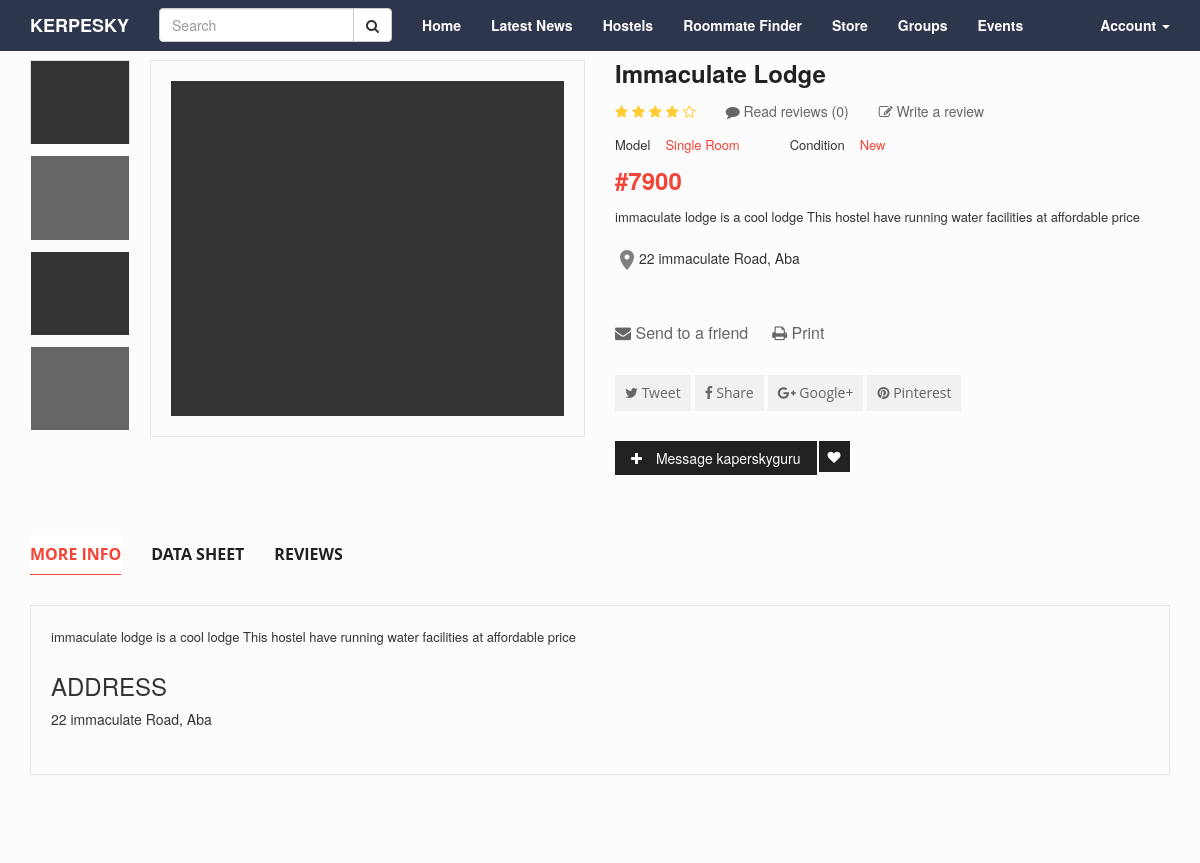
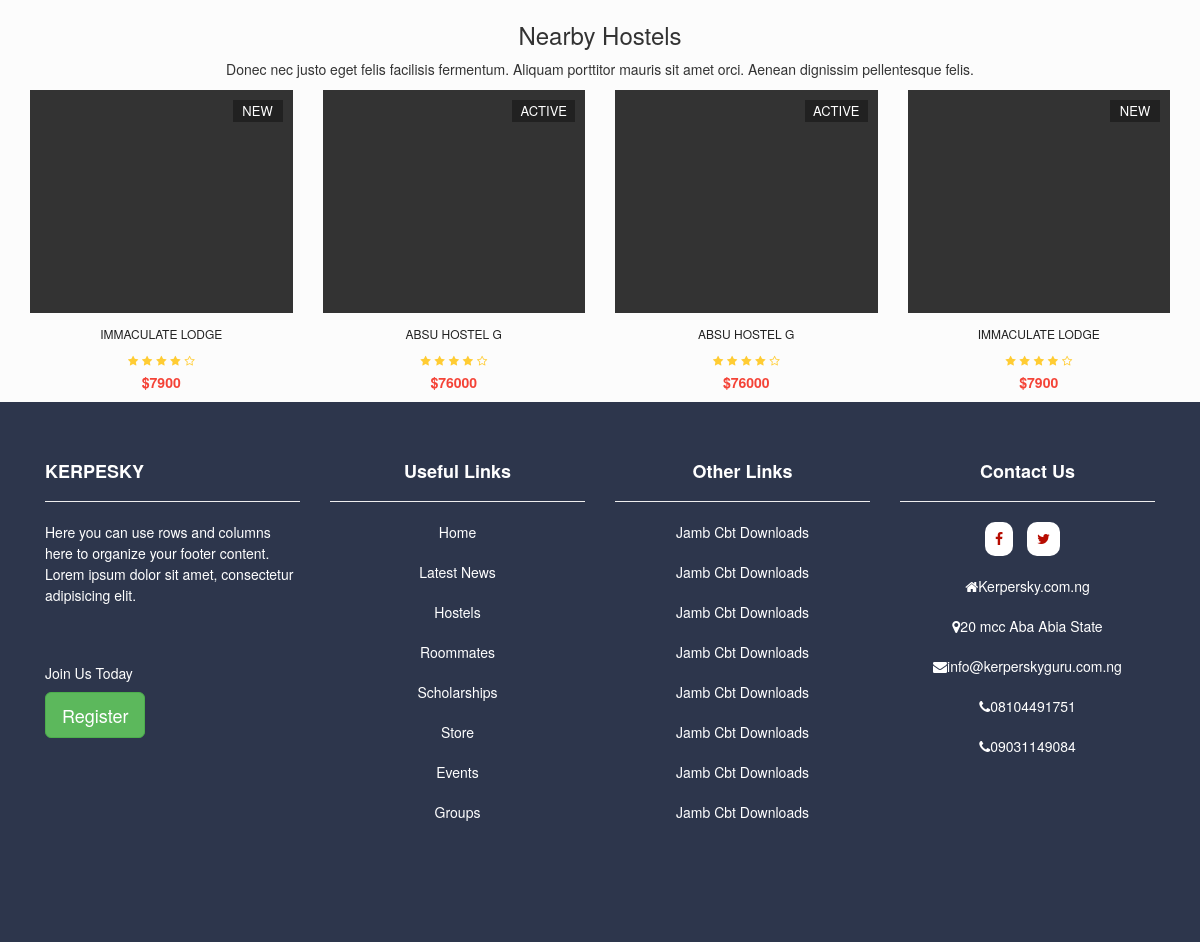
Screenshot of /lodges/hostel_detail.php?id=6 with the database file from the repository (2 pictures, top to bottom).
### tables this page shows
CREATE TABLE `lodges` (
  `lodge_id` int(11) NOT NULL,
  `lodge_name` varchar(255) NOT NULL,
  `lodge_address` varchar(255) NOT NULL,
  `lodge_desc` text NOT NULL,
  `lodge_price` double NOT NULL,
  `lodge_status_id` int(11) DEFAULT NULL,
  `lodge_model_id` int(11) NOT NULL,
  `lodge_review_count` int(11) NOT NULL,
  `lodge_facilities` text NOT NULL,
  `lodge_rules` text NOT NULL,
  `lodge_school_id` int(11) DEFAULT NULL,
  `lodge_featured_image_id` int(11) DEFAULT NULL,
  `lodge_date_created` datetime NOT NULL DEFAULT CURRENT_TIMESTAMP,
  `lodge_user_id` int(11) DEFAULT NULL,
  `lodge_keyword` varchar(255) NOT NULL
);

CREATE TABLE `lodges_model` (
  `model_id` int(11) NOT NULL,
  `model_body` varchar(255) NOT NULL
);

CREATE TABLE `statuses` (
  `status_id` int(11) NOT NULL,
  `status_body` varchar(255) NOT NULL,
  `status_date_created` datetime NOT NULL DEFAULT CURRENT_TIMESTAMP
);

CREATE TABLE `users` (
  `user_id` int(11) NOT NULL,
  `user_name` varchar(255) NOT NULL,
  `user_user_name` varchar(255) NOT NULL,
  `user_email` varchar(255) NOT NULL,
  `user_phone_number` varchar(15) DEFAULT NULL,
  `user_school_id` int(11) NOT NULL,
  `user_type` int(11) NOT NULL DEFAULT '1',
  `user_address` text,
  `user_date_created` datetime NOT NULL DEFAULT CURRENT_TIMESTAMP,
  `user_about` text,
  `user_password` char(255) NOT NULL,
  `user_status_id` int(11) NOT NULL DEFAULT '2',
  `date_expiry` date NOT NULL DEFAULT '1999-01-01'
);

### init.php (called while the page is built, shortened)
<?php
require 'classes/controllers/dbmodel.php';
require_once "classes/controllers/news.php";
require_once "classes/controllers/lodges.php";
require_once "classes/controllers/scholarships.php";
require_once 'classes/controllers/users.php';
require_once 'include/functions.php';
$lodgeController = new Lodges();
$userController = new Users();

### classes/controllers/users.php (called while the page is built, shortened)
<?php
class Users extends dbmodel {
  private $is_authenticated;
public function __construct()
{
  $this->is_authenticated = FALSE;
}
  public function get_user_username_by_id($id) {
      $query = "SELECT user_user_name FROM users WHERE user_id = $id";
      $this->query($query);
      $row = $this->resultset();
      extract($row);
      return $user_user_name;
  }
  public function is_authenticated()
  {
    return $this->is_authenticated;
  }
  }

### classes/controllers/dbmodel.php (called while the page is built, shortened)
<?php
 abstract class dbmodel
{
public  $dbh;
private $stmt;
    public function db()
    {
      if(is_null($this->dbh))
      {
          $this->dbh = new PDO("mysql:host=localhost;dbname=rsschooldb", 'root', "");
          $this->dbh->setAttribute(PDO::ATTR_ERRMODE,PDO::ERRMODE_EXCEPTION);
      }
      return;
    }
  public function query($query)
  {
    $this->stmt = $this->dbh->prepare($query);
  }
  public function executer()
  {
   $this->stmt->execute();
   return $this->stmt;
  }
  public function resultset()
  {
    $this->executer();
    return $this->stmt->fetch(PDO::FETCH_ASSOC);
  }
}
?>

### include/functions.php (called while the page is built, shortened)
<?php
 function getExcerpt($content, $length) {
    if (strlen($content) < $length) {
        return $content;
    } else {
        $content = substr($content, 0, $length);
        return $content . ' ...';
    }
}

### lodges/hostel_detail.php (the view, shortened to what this page needs)
<?php
require '../init.php';
$userController->cookie_login();
if($userController->is_authenticated()){
  require 'member_header.php';
}else {
  require 'header.php';
}
$id1 = $_GET['id'];
$id = intval($id1);
if ($id == 0) {
    header("Location: hostel_detail.php");
} else {
    $row = $lodgeController->get_lodge_by_id($id);
    if (is_null($row) || empty($row)) {
        header("Location: hostel_detail.php");
    } else {
        ?>
        <div class="container marg-to-60">
            <section id="hostel">
                <div class="row">
                    <div id="product-wrap" class="list_mode">
                        <div class="product single-product col-lg-12 new featured">
                            <div class="row">
                                <div class="col-md-6">
                                    <div class="single-product-thumb">
                                        <ul class="nav nav-tabs" role="tablist">
                                            <li role="presentation" class="active"><a href="#thumb-1" aria-controls="thumb-1" role="tab" data-toggle="tab"><img src="../res/imgs/product/thumb-1.jpg" alt="..."></a></li>
                                            <li role="presentation"><a href="#thumb-2" aria-controls="thumb-2" role="tab" data-toggle="tab"><img src="../res/imgs/product/thumb-2.jpg" alt="..."></a></li>
                                            <li role="presentation"><a href="#thumb-3" aria-controls="thumb-3" role="tab" data-toggle="tab"><img src="../res/imgs/product/thumb-3.jpg" alt="..."></a></li>
                                            <li role="presentation"><a href="#thumb-4" aria-controls="thumb-4" role="tab" data-toggle="tab"><img src="../res/imgs/product/thumb-4.jpg" alt="..."></a></li>
                                        </ul>
                                        <div class="tab-content">
                                            <div role="tabpanel" class="tab-pane fade in active" id="thumb-1">
                                                <img src="../res/imgs/product/6.jpg" alt="...">
                                            </div>
                                        </div>
                                    </div>
                                </div>
                                <?php
                                extract($row);
                                ?>
                                <div class="col-md-6">
                                    <div class="product-info">
                                        <h5 class="product-name"><a><?php echo $lodge_name; ?></a></h5>
                                        <div class="product-review-wrap">
                                            <div class="rating to-review-item" itemtype="http://schema.org/Offer" itemscope>
                                                <div class="star_rating" itemtype="http://schema.org/AggregateRating" itemscope itemprop="aggregateRating">
                                                    <span class="star star_full"></span>
                                                    <span class="star star_full"></span>
                                                    <span class="star star_full"></span>
                                                    <span class="star star_full"></span>
                                                    <span class="star"></span>
                                                </div>
                                            </div>
                                            <div class="to-review-item to-read-review">
                                                <a href="#"><i class="fa fa-comment"></i> Read reviews (<?php echo $lodgeController->get_lodge_review_count_by_id($lodge_id); ?>)</a>
                                            </div>
                                            <div class="to-review-item to-write-review">
                                                <a href="#"><i class="fa fa-pencil-square-o"></i> Write a review</a>
                                            </div>
                                        </div>
                                        <div class="product-attr-table">
                                            <div class="attr-item">
                                                <div class="attr-cell name-cell">Model</div>
                                                <div class="attr-cell value-cell"><?php echo $lodgeController->get_lodge_model_by_id($lodge_model_id); ?></div>
                                            </div>
                                            <div class="attr-item">
                                                <div class="attr-cell name-cell">Condition</div>
                                                <div class="attr-cell value-cell"><?php echo $lodgeController->get_lodge_status_by_id($lodge_status_id); ?></div>
                                            </div>
                                        </div>
                                        <p class="price">#<?php echo $lodge_price; ?></p>
                                        <div class="product-description">
                                            <p><?php echo getExcerpt($lodge_desc, 150); ?></p>
                                        </div>
                                        <div class="product-description">
                                            <h5><img src="../res/icons/address.png" /><?php echo $lodge_address; ?></h5>
                                        </div>
                                        <form id="orderForm" class="order-form" action="#" method="post">
                                            <div class="product-sharing">
                                                <div class="share-to-friend">
                                                    <a class="share-to-email" href="#"><i class="fa fa-envelope"></i> Send to a friend</a>
                                                    <a class="make-it-print" href="#"><i class="fa fa-print"></i> Print</a>
                                                </div>
                                                <div class="share-to-socials">
                                                    <a href="#" class="share-to-twitter share-to-social"><i class="fa fa-twitter"></i> Tweet</a>
                                                    <a href="#" class="share-to-facebook share-to-social"><i class="fa fa-facebook"></i> Share</a>
                                                    <a href="#" class="share-to-googleplus share-to-social"><i class="fa fa-google-plus"></i> Google+</a>
                                                    <a href="#" class="share-to-pinterest share-to-social"><i class="fa fa-pinterest"></i> Pinterest</a>
                                                </div>
                                            </div>
                                            <div class="list_mode_btns">
                                                <button class="to-cart" type="submit" name="to-cart"><i class="fa fa-plus"></i> Message <?php echo $userController->get_user_username_by_id($lodge_user_id);?></button>
                                                <div class="product-btn">
                                                    <button class="to-wish"><i class="fa fa-heart"></i><span class="tooltip">Add To Wishlist</span></button>
                                                </div>
                                            </div>
                                        </form>
                                    </div>
                                </div>
                                <div class="product-information col-md-12">
                                    <ul class="nav nav-tabs" role="tablist">
                                        <li role="presentation" class="active"><a href="#more-info" aria-controls="more-info" role="tab" data-toggle="tab">More Info</a></li>
                                        <li role="presentation"><a href="#data-sheet" aria-controls="data-sheet" role="tab" data-toggle="tab">Data Sheet</a></li>
                                        <li role="presentation"><a href="#reviews" aria-controls="reviews" role="tab" data-toggle="tab">Reviews</a></li>
                                    </ul>
                                    <div class="tab-content">
                                        <div role="tabpanel" class="tab-pane fade in active" id="more-info">
                                            <p><?php echo $lodge_desc . '<p> <h3>ADDRESS</h3>' . $lodge_address . '</p>'; ?></p>
                                        </div>
                                    </div>
                                </div>
                                <?php
                            }
                        }
                        ?>
                    </div>
                </div>
            </div>
        </div>
</div>
<?php require_once 'related_hostel_mod.php'; ?>
<?php
include 'footer.php';

### classes/controllers/lodges.php (shortened to what this page needs)
<?php
class Lodges extends dbmodel {
      ?>
            <?php
    public function get_related_lodges($school_id, $length) {
        $query = "SELECT * FROM lodges WHERE lodge_school_id = $school_id AND lodge_status_id != 2 ORDER BY RAND() LIMIT $length";
        $this->query($query);
        $stmt = $this->executer();
        return $stmt;
    }
    public function get_lodge_by_id($id) {
        $query = "SELECT * FROM lodges WHERE lodge_id = $id";
        $this->query($query);
        $row = $this->resultset();
        return $row;
    }
    public function get_lodge_model_by_id($id) {
        $query = "SELECT model_body FROM lodges_model WHERE model_id = $id";
        $this->query($query);
        $row = $this->resultset();
        extract($row);
        return $model_body;
    }
    public function get_lodge_status_by_id($id) {
        $query = "SELECT status_body FROM statuses WHERE status_id = $id";
        $this->query($query);
        $row = $this->resultset();
        extract($row);
        return $status_body;
    }
            ?>
            <?php
    public function get_lodge_review_count_by_id($id) {
        $query = "SELECT lodge_review_count FROM lodges WHERE lodge_id = $id";
        $this->query($query);
        $row = $this->resultset();
        extract($row);
        return $lodge_review_count;
    }
                ?>
                <?php
    public function display_related_lodges($school_id, $length, $src){
      $stmt = $this->get_related_lodges($school_id,$length);
      if ($stmt->rowCount() > 0) {
          while ($row = $stmt->fetch(PDO::FETCH_ASSOC)) {
              extract($row);
              ?>
              <div class="product col-lg-3 col-sm-6">
                  <div class="product-thumb">
                      <a href="#" class="thumb-link">
                          <img class="front-img" src="<?php echo $src;?>/imgs/product/6.jpg" alt="Product Front">
                      </a>
                      <div class="attr-group">
                          <span class="new"><?php echo $this->get_lodge_status_by_id($lodge_status_id);?></span>
                      </div>
                      <div class="product-btn">
                      </div>
                  </div>
                  <div class="product-info">
                      <h5 class="product-name"><a href="hostel_detail.php?id=<?php echo $lodge_id; ?>"><?php echo $lodge_name; ?></a></h5>
                      <div class="rating" itemtype="http://schema.org/Offer" itemscope>
                          <div class="star_rating" itemtype="http://schema.org/AggregateRating" itemscope itemprop="aggregateRating">
                              <span class="star star_full"></span>
                              <span class="star star_full"></span>
                              <span class="star star_full"></span>
                              <span class="star star_full"></span>
                              <span class="star"></span>
                          </div>
                      </div>
                      <p class="price">$<?php echo $lodge_price; ?></p>
                  </div>
              </div>
              <?php
            }
          }
    }
}

### rows the page displays
lodges: lodge_name "Immaculate Lodge", $lodgeController->get_lodge_review_count_by_id($lodge_id) "0", lodge_model.model_body "Single Room", lodge_status.status_body "New", lodge_price "7900", lodge_desc "immaculate lodge is a cool lodge This hostel have running water facilities at affordable price", lodge_address "22 immaculate Road, Aba", lodge_user.user_user_name "kaperskyguru", lodge_status.status_body "NEW", lodge_name "IMMACULATE LODGE"
lodges: lodge_status.status_body "ACTIVE", lodge_name "ABSU HOSTEL G", lodge_price "76000"
lodges: lodge_status.status_body "ACTIVE", lodge_name "ABSU HOSTEL G", lodge_price "76000"
lodges: lodge_status.status_body "NEW", lodge_name "IMMACULATE LODGE", lodge_price "7900"
